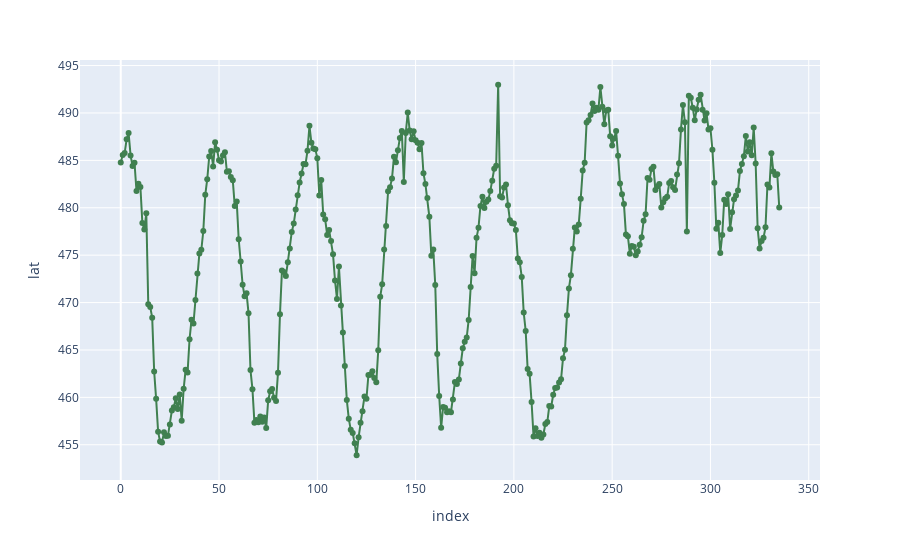

Notebook code for this chart:
### Code cell
fig = px.line(df, x=df.index, y=df.lat, markers=True, hover_data='day_time')
fig.update_traces(line_color='#408050')
fig.show()

### Figure 1 — Plotly figure (JSON) as saved in the notebook; plotly's stock layout.template omitted (floating-point values rounded to 4 significant figures; data arrays with more than 128 entries replaced by an {"elided": "..."} marker saying what was removed)
{"data": [{"customdata": {"elided": "336x1 str values"}, "hovertemplate": "index=%{x}<br>lat=%{y}<br>day_time=%{customdata[0]}<extra></extra>", "legendgroup": "", "line": {"color": "#408050", "dash": "solid"}, "marker": {"symbol": "circle"}, "mode": "markers+lines", "name": "", "orientation": "v", "showlegend": false, "x": {"elided": "336 int values"}, "xaxis": "x", "y": {"elided": "336 float values"}, "yaxis": "y", "type": "scatter"}], "layout": {"xaxis": {"anchor": "y", "domain": [0.0, 1.0], "title": {"text": "index"}}, "yaxis": {"anchor": "x", "domain": [0.0, 1.0], "title": {"text": "lat"}}, "legend": {"tracegroupgap": 0}, "margin": {"t": 60}}}
